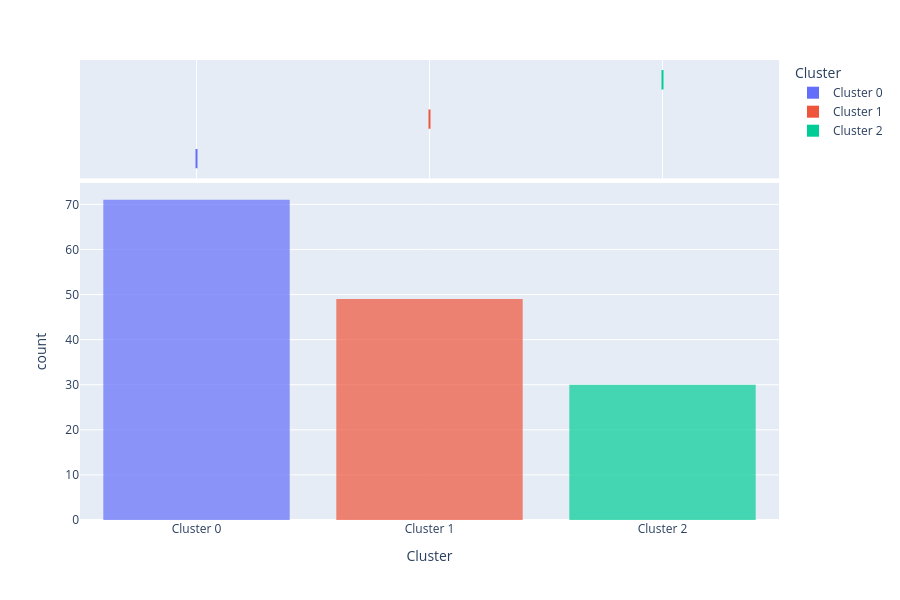

The notebook cell saved with this chart:
### Code cell
# ── PyCaret Hierarchical — Distribution ──────────────────────────

print('=== Distribution — Hierarchical ===')
plot_model(hc_pyc, plot='distribution')

### Figure 1 — Plotly figure (JSON) as saved in the notebook; plotly's stock layout.template omitted (floating-point values rounded to 4 significant figures; data arrays with more than 128 entries replaced by an {"elided": "..."} marker saying what was removed)
{"data": [{"bingroup": "x", "hovertemplate": "Cluster=%{x}<br>count=%{y}<extra></extra>", "legendgroup": "Cluster 0", "marker": {"color": "#636efa", "opacity": 0.7, "pattern": {"shape": ""}}, "name": "Cluster 0", "orientation": "v", "showlegend": true, "type": "histogram", "x": ["Cluster 0", "Cluster 0", "Cluster 0", "Cluster 0", "Cluster 0", "Cluster 0", "Cluster 0", "Cluster 0", "Cluster 0", "Cluster 0", "Cluster 0", "Cluster 0", "Cluster 0", "Cluster 0", "Cluster 0", "Cluster 0", "Cluster 0", "Cluster 0", "Cluster 0", "Cluster 0", "Cluster 0", "Cluster 0", "Cluster 0", "Cluster 0", "Cluster 0", "Cluster 0", "Cluster 0", "Cluster 0", "Cluster 0", "Cluster 0", "Cluster 0", "Cluster 0", "Cluster 0", "Cluster 0", "Cluster 0", "Cluster 0", "Cluster 0", "Cluster 0", "Cluster 0", "Cluster 0", "Cluster 0", "Cluster 0", "Cluster 0", "Cluster 0", "Cluster 0", "Cluster 0", "Cluster 0", "Cluster 0", "Cluster 0", "Cluster 0", "Cluster 0", "Cluster 0", "Cluster 0", "Cluster 0", "Cluster 0", "Cluster 0", "Cluster 0", "Cluster 0", "Cluster 0", "Cluster 0", "Cluster 0", "Cluster 0", "Cluster 0", "Cluster 0", "Cluster 0", "Cluster 0", "Cluster 0", "Cluster 0", "Cluster 0", "Cluster 0", "Cluster 0"], "xaxis": "x", "yaxis": "y"}, {"customdata": {"elided": "71x4 float values"}, "hovertemplate": "Cluster=%{x}<br>sepal length (cm)=%{customdata[0]}<br>sepal width (cm)=%{customdata[1]}<br>petal length (cm)=%{customdata[2]}<br>petal width (cm)=%{customdata[3]}<extra></extra>", "legendgroup": "Cluster 0", "marker": {"color": "#636efa"}, "name": "Cluster 0", "notched": true, "showlegend": false, "type": "box", "x": ["Cluster 0", "Cluster 0", "Cluster 0", "Cluster 0", "Cluster 0", "Cluster 0", "Cluster 0", "Cluster 0", "Cluster 0", "Cluster 0", "Cluster 0", "Cluster 0", "Cluster 0", "Cluster 0", "Cluster 0", "Cluster 0", "Cluster 0", "Cluster 0", "Cluster 0", "Cluster 0", "Cluster 0", "Cluster 0", "Cluster 0", "Cluster 0", "Cluster 0", "Cluster 0", "Cluster 0", "Cluster 0", "Cluster 0", "Cluster 0", "Cluster 0", "Cluster 0", "Cluster 0", "Cluster 0", "Cluster 0", "Cluster 0", "Cluster 0", "Cluster 0", "Cluster 0", "Cluster 0", "Cluster 0", "Cluster 0", "Cluster 0", "Cluster 0", "Cluster 0", "Cluster 0", "Cluster 0", "Cluster 0", "Cluster 0", "Cluster 0", "Cluster 0", "Cluster 0", "Cluster 0", "Cluster 0", "Cluster 0", "Cluster 0", "Cluster 0", "Cluster 0", "Cluster 0", "Cluster 0", "Cluster 0", "Cluster 0", "Cluster 0", "Cluster 0", "Cluster 0", "Cluster 0", "Cluster 0", "Cluster 0", "Cluster 0", "Cluster 0", "Cluster 0"], "xaxis": "x2", "yaxis": "y2"}, {"bingroup": "x", "hovertemplate": "Cluster=%{x}<br>count=%{y}<extra></extra>", "legendgroup": "Cluster 1", "marker": {"color": "#EF553B", "opacity": 0.7, "pattern": {"shape": ""}}, "name": "Cluster 1", "orientation": "v", "showlegend": true, "type": "histogram", "x": ["Cluster 1", "Cluster 1", "Cluster 1", "Cluster 1", "Cluster 1", "Cluster 1", "Cluster 1", "Cluster 1", "Cluster 1", "Cluster 1", "Cluster 1", "Cluster 1", "Cluster 1", "Cluster 1", "Cluster 1", "Cluster 1", "Cluster 1", "Cluster 1", "Cluster 1", "Cluster 1", "Cluster 1", "Cluster 1", "Cluster 1", "Cluster 1", "Cluster 1", "Cluster 1", "Cluster 1", "Cluster 1", "Cluster 1", "Cluster 1", "Cluster 1", "Cluster 1", "Cluster 1", "Cluster 1", "Cluster 1", "Cluster 1", "Cluster 1", "Cluster 1", "Cluster 1", "Cluster 1", "Cluster 1", "Cluster 1", "Cluster 1", "Cluster 1", "Cluster 1", "Cluster 1", "Cluster 1", "Cluster 1", "Cluster 1"], "xaxis": "x", "yaxis": "y"}, {"customdata": {"elided": "49x4 float values"}, "hovertemplate": "Cluster=%{x}<br>sepal length (cm)=%{customdata[0]}<br>sepal width (cm)=%{customdata[1]}<br>petal length (cm)=%{customdata[2]}<br>petal width (cm)=%{customdata[3]}<extra></extra>", "legendgroup": "Cluster 1", "marker": {"color": "#EF553B"}, "name": "Cluster 1", "notched": true, "showlegend": false, "type": "box", "x": ["Cluster 1", "Cluster 1", "Cluster 1", "Cluster 1", "Cluster 1", "Cluster 1", "Cluster 1", "Cluster 1", "Cluster 1", "Cluster 1", "Cluster 1", "Cluster 1", "Cluster 1", "Cluster 1", "Cluster 1", "Cluster 1", "Cluster 1", "Cluster 1", "Cluster 1", "Cluster 1", "Cluster 1", "Cluster 1", "Cluster 1", "Cluster 1", "Cluster 1", "Cluster 1", "Cluster 1", "Cluster 1", "Cluster 1", "Cluster 1", "Cluster 1", "Cluster 1", "Cluster 1", "Cluster 1", "Cluster 1", "Cluster 1", "Cluster 1", "Cluster 1", "Cluster 1", "Cluster 1", "Cluster 1", "Cluster 1", "Cluster 1", "Cluster 1", "Cluster 1", "Cluster 1", "Cluster 1", "Cluster 1", "Cluster 1"], "xaxis": "x2", "yaxis": "y2"}, {"bingroup": "x", "hovertemplate": "Cluster=%{x}<br>count=%{y}<extra></extra>", "legendgroup": "Cluster 2", "marker": {"color": "#00cc96", "opacity": 0.7, "pattern": {"shape": ""}}, "name": "Cluster 2", "orientation": "v", "showlegend": true, "type": "histogram", "x": ["Cluster 2", "Cluster 2", "Cluster 2", "Cluster 2", "Cluster 2", "Cluster 2", "Cluster 2", "Cluster 2", "Cluster 2", "Cluster 2", "Cluster 2", "Cluster 2", "Cluster 2", "Cluster 2", "Cluster 2", "Cluster 2", "Cluster 2", "Cluster 2", "Cluster 2", "Cluster 2", "Cluster 2", "Cluster 2", "Cluster 2", "Cluster 2", "Cluster 2", "Cluster 2", "Cluster 2", "Cluster 2", "Cluster 2", "Cluster 2"], "xaxis": "x", "yaxis": "y"}, {"customdata": [[5.6, 2.9, 3.6, 1.3], [6.0, 2.2, 4.0, 1.0], [5.6, 3.0, 4.5, 1.5], [5.8, 2.7, 4.1, 1.0], [6.2, 2.2, 4.5, 1.5], [5.6, 2.5, 3.9, 1.1], [5.0, 2.0, 3.5, 1.0], [5.2, 2.7, 3.9, 1.4], [4.9, 2.4, 3.3, 1.0], [5.7, 2.8, 4.5, 1.3], [5.5, 2.3, 4.0, 1.3], [5.7, 2.6, 3.5, 1.0], [5.5, 2.4, 3.8, 1.1], [5.5, 2.4, 3.7, 1.0], [6.0, 2.2, 5.0, 1.5], [5.8, 2.7, 3.9, 1.2], [6.3, 2.3, 4.4, 1.3], [5.6, 3.0, 4.1, 1.3], [5.5, 2.5, 4.0, 1.3], [5.5, 2.6, 4.4, 1.2], [5.8, 2.6, 4.0, 1.2], [5.0, 2.3, 3.3, 1.0], [5.6, 2.7, 4.2, 1.3], [5.7, 3.0, 4.2, 1.2], [5.7, 2.9, 4.2, 1.3], [5.1, 2.5, 3.0, 1.1], [5.7, 2.8, 4.1, 1.3], [4.5, 2.3, 1.3, 0.3], [5.4, 3.0, 4.5, 1.5], [4.9, 2.5, 4.5, 1.7]], "hovertemplate": "Cluster=%{x}<br>sepal length (cm)=%{customdata[0]}<br>sepal width (cm)=%{customdata[1]}<br>petal length (cm)=%{customdata[2]}<br>petal width (cm)=%{customdata[3]}<extra></extra>", "legendgroup": "Cluster 2", "marker": {"color": "#00cc96"}, "name": "Cluster 2", "notched": true, "showlegend": false, "type": "box", "x": ["Cluster 2", "Cluster 2", "Cluster 2", "Cluster 2", "Cluster 2", "Cluster 2", "Cluster 2", "Cluster 2", "Cluster 2", "Cluster 2", "Cluster 2", "Cluster 2", "Cluster 2", "Cluster 2", "Cluster 2", "Cluster 2", "Cluster 2", "Cluster 2", "Cluster 2", "Cluster 2", "Cluster 2", "Cluster 2", "Cluster 2", "Cluster 2", "Cluster 2", "Cluster 2", "Cluster 2", "Cluster 2", "Cluster 2", "Cluster 2"], "xaxis": "x2", "yaxis": "y2"}], "layout": {"barmode": "relative", "height": 600, "legend": {"title": {"text": "Cluster"}, "tracegroupgap": 0}, "margin": {"t": 60}, "xaxis": {"anchor": "y", "categoryarray": ["Cluster 0", "Cluster 1", "Cluster 2"], "categoryorder": "array", "domain": [0, 1], "title": {"text": "Cluster"}}, "xaxis2": {"anchor": "y2", "domain": [0, 1], "matches": "x", "showgrid": true, "showticklabels": false}, "yaxis": {"anchor": "x", "domain": [0, 0.7326], "title": {"text": "count"}}, "yaxis2": {"anchor": "x2", "domain": [0.7426, 1], "matches": "y2", "showgrid": false, "showline": false, "showticklabels": false, "ticks": ""}}}
